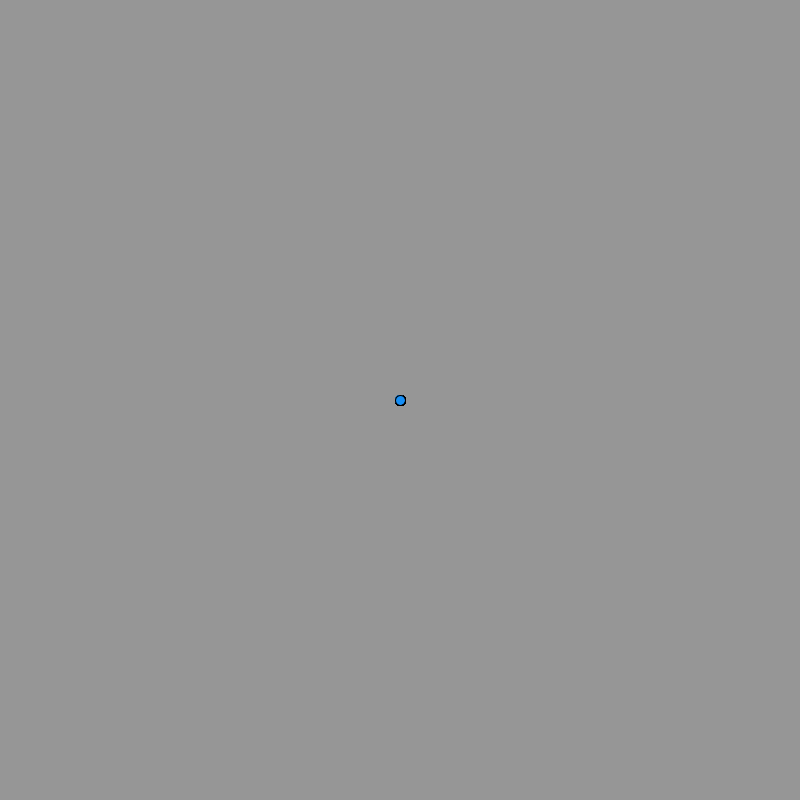
Frame 1 (no input)
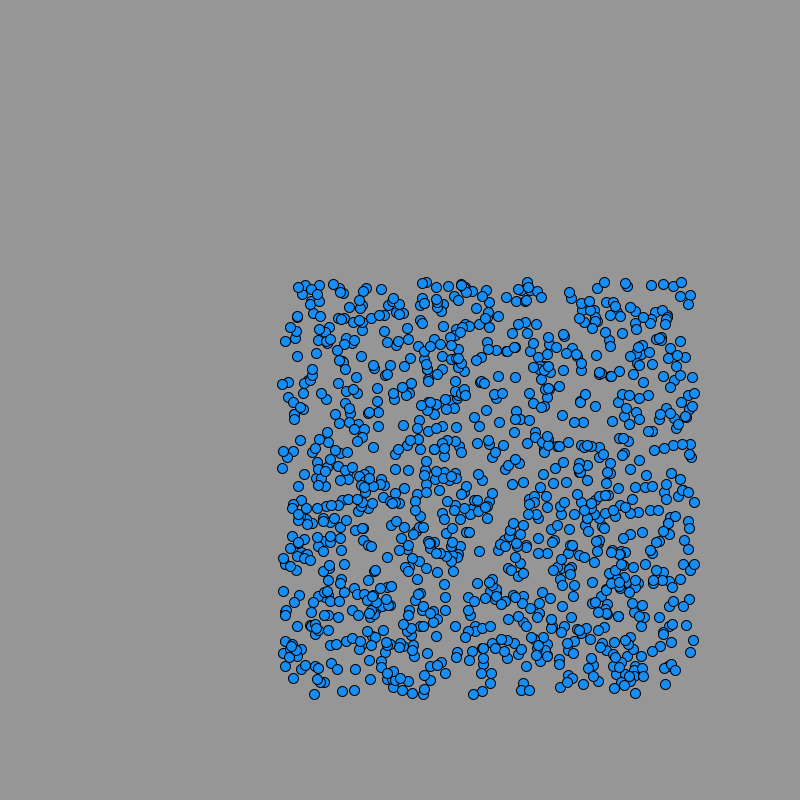
Frame 60 (the mouse pressed at the canvas centre just before this capture)
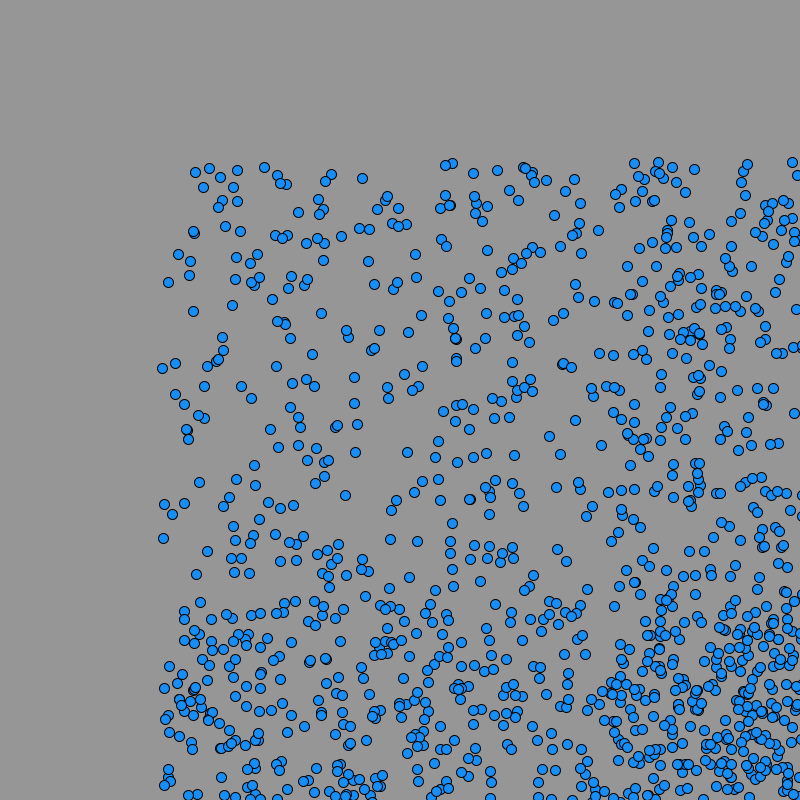
Frame 120 (the mouse held since frame 60 and released just before this capture)

The Processing sketch that drew these frames (run headless with seeded random() and noise(); from frame 60 on, the mouse is pressed at the canvas centre):

// Processing sketch: processing_30080
// ── processing_30080.pde

float x []= new float[1150];
float y []= new float[1150];
float vx[]= new float[1150];
float vy[]= new float[1150];

int nBol;
float diam;
void setup(){
  size(800,800);
  //da os valores iniciais para as variaveis
 
 nBol= 1150;
 
  for(int i = 0; i<nBol; i++){
 
    x[i]=width/2;
    y[i]=height/2;
    vx[i]=random(-2,5);
    vy[i]=random(-2,5);
  } 
 diam=100; 
}

void draw(){
  background(150);
 

 for(int i=0; i<nBol;i++){
   figura(x[i],y[i],150);
   x[i]= x[i]+vx[i];
   y[i]=y[i]+vy[i]; 
  
  
  if(x[i]<0){
    vx[i]=-vx[i];
 }
 
 
 if(x[i]>width){
   vx[i]=-vx[i];
 }
 
   
  if(y[i]<0){
    vy[i]=-vy[i];
 }
 
   
  if(y[i]>height){
    vy[i]=-vy[i];
 }
 }
}


void figura(float xe, float ye,float d){
  fill(100,random(13),110);
  
  if(dist(mouseX, mouseY,xe,ye)<d/1){
    fill(0);  
  }
  
 // fill(random(124),25,0);
  //triangle(random(0,1950),random(600),600,500,300,500);

 // fill(random(227),0,0);
 //triangle(random(1950),random(800),600,500,300,500);

  

  fill(22,142,245);
  ellipse(xe,ye,10,10);
}
